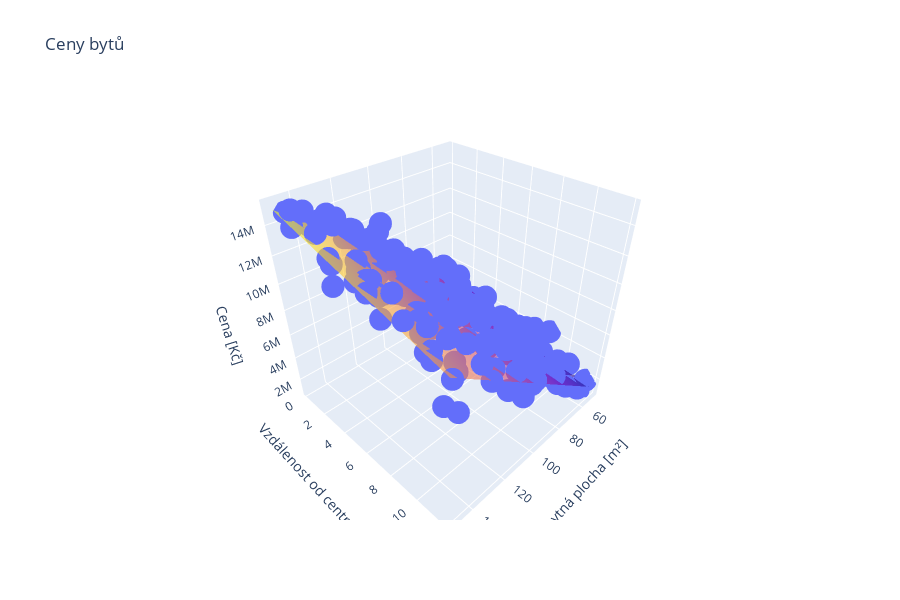

Here is the notebook cell this chart was saved with:
### Markdown cell above
Vykreslení výsledků regrese:

### Code cell
show_data(theta)

### Figure 1 — Plotly figure (JSON) as saved in the notebook; plotly's stock layout.template omitted (floating-point values rounded to 4 significant figures; data arrays with more than 128 entries replaced by an {"elided": "..."} marker saying what was removed)
{"data": [{"hovertemplate": "Obytná plocha [m²]=%{x}<br>Vzdálenost od centra [km]=%{y}<br>Cena [Kč]=%{z}<extra></extra>", "legendgroup": "", "marker": {"color": "#636efa", "symbol": "circle"}, "mode": "markers", "name": "", "scene": "scene", "showlegend": false, "type": "scatter3d", "x": {"elided": "200 float values"}, "y": {"elided": "200 float values"}, "z": {"elided": "200 float values"}}, {"opacity": 0.6, "showscale": false, "type": "surface", "x": [[50.47, 149.9], [50.47, 149.9]], "y": [[0.1371, 0.1371], [11.88, 11.88]], "z": [[4764000.0, 14960000.0], [1261000.0, 11460000.0]]}], "layout": {"height": 600, "legend": {"tracegroupgap": 0}, "scene": {"domain": {"x": [0, 1], "y": [0, 1]}, "xaxis": {"title": {"text": "Obytná plocha [m²]"}}, "yaxis": {"title": {"text": "Vzdálenost od centra [km]"}}, "zaxis": {"title": {"text": "Cena [Kč]"}}}, "title": {"text": "Ceny bytů"}}}
